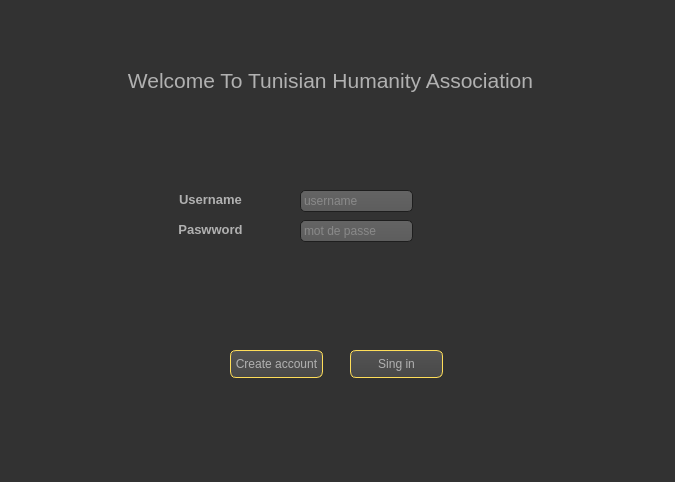
<?xml version="1.0" encoding="UTF-8"?>
<ui version="4.0">
 <class>Login</class>
 <widget class="QDialog" name="Login">
  <property name="geometry">
   <rect>
    <x>0</x>
    <y>0</y>
    <width>675</width>
    <height>482</height>
   </rect>
  </property>
  <property name="windowTitle">
   <string>Dialog</string>
  </property>
  <property name="styleSheet">
   <string notr="true">QToolTip
{
     border: 1px solid black;
     background-color: #ffa02f;
     padding: 1px;
     border-radius: 3px;
     opacity: 100;
}

QWidget
{
    color: #b1b1b1;
    background-color: #323232;
}

QWidget:item:hover
{
    background-color: QLinearGradient( x1: 0, y1: 0, x2: 0, y2: 1, stop: 0 #ffa02f, stop: 1 #ca0619);
    color: #ffde59;
}

QWidget:item:selected
{
    background-color: QLinearGradient( x1: 0, y1: 0, x2: 0, y2: 1, stop: 0 #ffde59, stop: 1 #ffde59);
}

QMenuBar::item
{
    background: transparent;
}

QMenuBar::item:selected
{
    background: transparent;
    border: 1px solid #ffaa00;
}

QMenuBar::item:pressed
{
    background: #ffde59;
    border: 1px solid #000;
    background-color: QLinearGradient(
        x1:0, y1:0,
        x2:0, y2:1,
        stop:1 #212121,
        stop:0.4 #343434/*,
        stop:0.2 #343434,
        stop:0.1 #ffaa00*/
    );
    margin-bottom:-1px;
    padding-bottom:1px;
}

QMenu
{
    border: 1px solid #000;
}

QMenu::item
{
    padding: 2px 20px 2px 20px;
}

QMenu::item:selected
{
    color: #000000;
}

QWidget:disabled
{
    color: #404040;
    background-color: #323232;
}

QAbstractItemView
{
    background-color: QLinearGradient( x1: 0, y1: 0, x2: 0, y2: 1, stop: 0 #4d4d4d, stop: 0.1 #646464, stop: 1 #5d5d5d);
}

QWidget:focus
{
    /*border: 2px solid QLinearGradient( x1: 0, y1: 0, x2: 0, y2: 1, stop: 0 #ffa02f, stop: 1 #d7801a);*/
}

QLineEdit
{
    background-color: QLinearGradient( x1: 0, y1: 0, x2: 0, y2: 1, stop: 0 #4d4d4d, stop: 0 #646464, stop: 1 #5d5d5d);
    padding: 1px;
    border-style: solid;
    border: 1px solid #1e1e1e;
    border-radius: 5;
}

QPushButton
{
    color: #b1b1b1;
    background-color: QLinearGradient( x1: 0, y1: 0, x2: 0, y2: 1, stop: 0 #565656, stop: 0.1 #525252, stop: 0.5 #4e4e4e, stop: 0.9 #4a4a4a, stop: 1 #464646);
    border-width: 1px;
    border-color: #ffde59;
    border-style: solid;
    border-radius: 6;
    padding: 3px;
    font-size: 12px;
    padding-left: 5px;
    padding-right: 5px;
}

QPushButton:pressed
{
    background-color: QLinearGradient( x1: 0, y1: 0, x2: 0, y2: 1, stop: 0 #2d2d2d, stop: 0.1 #2b2b2b, stop: 0.5 #292929, stop: 0.9 #282828, stop: 1 #252525);
}

QComboBox
{
    selection-background-color: #ffaa00;
    background-color: QLinearGradient( x1: 0, y1: 0, x2: 0, y2: 1, stop: 0 #565656, stop: 0.1 #525252, stop: 0.5 #4e4e4e, stop: 0.9 #4a4a4a, stop: 1 #464646);
    border-style: solid;
    border: 1px solid #1e1e1e;
    border-radius: 5;
}

QComboBox:hover,QPushButton:hover
{
    border: 2px solid QLinearGradient( x1: 0, y1: 0, x2: 0, y2: 1, stop: 0 #ffa02f, stop: 1 #d7801a);
}


QComboBox:on
{
    padding-top: 3px;
    padding-left: 4px;
    background-color: QLinearGradient( x1: 0, y1: 0, x2: 0, y2: 1, stop: 0 #2d2d2d, stop: 0.1 #2b2b2b, stop: 0.5 #292929, stop: 0.9 #282828, stop: 1 #252525);
    selection-background-color: #ffaa00;
}

QComboBox QAbstractItemView
{
    border: 2px solid darkgray;
    selection-background-color: QLinearGradient( x1: 0, y1: 0, x2: 0, y2: 1, stop: 0 #ffa02f, stop: 1 #d7801a);
}

QComboBox::drop-down
{
     subcontrol-origin: padding;
     subcontrol-position: top right;
     width: 15px;

     border-left-width: 0px;
     border-left-color: darkgray;
     border-left-style: solid; /* just a single line */
     border-top-right-radius: 3px; /* same radius as the QComboBox */
     border-bottom-right-radius: 3px;
 }

QComboBox::down-arrow
{
     image: url(:/down_arrow.png);
}

QGroupBox:focus
{
border: 2px solid QLinearGradient( x1: 0, y1: 0, x2: 0, y2: 1, stop: 0 #ffa02f, stop: 1 #d7801a);
}

QTextEdit:focus
{
    border: 2px solid QLinearGradient( x1: 0, y1: 0, x2: 0, y2: 1, stop: 0 #ffa02f, stop: 1 #d7801a);
}

QScrollBar:horizontal {
     border: 1px solid #222222;
     background: QLinearGradient( x1: 0, y1: 0, x2: 0, y2: 1, stop: 0.0 #ffde59, stop: 0.2 #ffde59, stop: 1 #ffde59);
     height: 7px;
     margin: 0px 16px 0 16px;
}

QScrollBar::handle:horizontal
{
      background: QLinearGradient( x1: 0, y1: 0, x2: 1, y2: 0, stop: 0 #ffde59, stop: 0.5 #ffde59, stop: 1 #ffde59);
      min-height: 20px;
      border-radius: 2px;
}

QScrollBar::add-line:horizontal {
      border: 1px solid #1b1b19;
      border-radius: 2px;
      background: QLinearGradient( x1: 0, y1: 0, x2: 1, y2: 0, stop: 0 #ffde59, stop: 1 #ffde59);
      width: 14px;
      subcontrol-position: right;
      subcontrol-origin: margin;
}

QScrollBar::sub-line:horizontal {
      border: 1px solid #1b1b19;
      border-radius: 2px;
      background: QLinearGradient( x1: 0, y1: 0, x2: 1, y2: 0, stop: 0 #ffa02f, stop: 1 #d7801a);
      width: 14px;
     subcontrol-position: left;
     subcontrol-origin: margin;
}

QScrollBar::right-arrow:horizontal, QScrollBar::left-arrow:horizontal
{
      border: 1px solid black;
      width: 1px;
      height: 1px;
      background: white;
}

QScrollBar::add-page:horizontal, QScrollBar::sub-page:horizontal
{
      background: none;
}

QScrollBar:vertical
{
      background: QLinearGradient( x1: 0, y1: 0, x2: 1, y2: 0, stop: 0.0 #ffde59, stop: 0.2 #282828, stop: 1 #484848);
      width: 7px;
      margin: 16px 0 16px 0;
      border: 1px solid #222222;
}

QScrollBar::handle:vertical
{
      background: QLinearGradient( x1: 0, y1: 0, x2: 0, y2: 1, stop: 0 #ffde59, stop: 0.5 #d7801a, stop: 1 #ffde59);
      min-height: 20px;
      border-radius: 2px;
}

QScrollBar::add-line:vertical
{
      border: 1px solid #1b1b19;
      border-radius: 2px;
      background: QLinearGradient( x1: 0, y1: 0, x2: 0, y2: 1, stop: 0 #ffde59, stop: 1 #ffde59);
      height: 14px;
      subcontrol-position: bottom;
      subcontrol-origin: margin;
}

QScrollBar::sub-line:vertical
{
      border: 1px solid #1b1b19;
      border-radius: 2px;
      background: QLinearGradient( x1: 0, y1: 0, x2: 0, y2: 1, stop: 0 #ffde59, stop: 1 #ffde59);
      height: 14px;
      subcontrol-position: top;
      subcontrol-origin: margin;
}

QScrollBar::up-arrow:vertical, QScrollBar::down-arrow:vertical
{
      border: 1px solid black;
      width: 1px;
      height: 1px;
      background: white;
}


QScrollBar::add-page:vertical, QScrollBar::sub-page:vertical
{
      background: none;
}

QTextEdit
{
    background-color: #242424;
}

QPlainTextEdit
{
    background-color: #242424;
}

QHeaderView::section
{
    background-color: QLinearGradient(x1:0, y1:0, x2:0, y2:1, stop:0 #616161, stop: 0.5 #505050, stop: 0.6 #434343, stop:1 #656565);
    color: white;
    padding-left: 4px;
    border: 1px solid #6c6c6c;
}

QCheckBox:disabled
{
color: #414141;
}

QDockWidget::title
{
    text-align: center;
    spacing: 3px; /* spacing between items in the tool bar */
    background-color: QLinearGradient(x1:0, y1:0, x2:0, y2:1, stop:0 #323232, stop: 0.5 #242424, stop:1 #323232);
}

QDockWidget::close-button, QDockWidget::float-button
{
    text-align: center;
    spacing: 1px; /* spacing between items in the tool bar */
    background-color: QLinearGradient(x1:0, y1:0, x2:0, y2:1, stop:0 #323232, stop: 0.5 #242424, stop:1 #323232);
}

QDockWidget::close-button:hover, QDockWidget::float-button:hover
{
    background: #242424;
}

QDockWidget::close-button:pressed, QDockWidget::float-button:pressed
{
    padding: 1px -1px -1px 1px;
}

QMainWindow::separator
{
    background-color: QLinearGradient(x1:0, y1:0, x2:0, y2:1, stop:0 #161616, stop: 0.5 #151515, stop: 0.6 #212121, stop:1 #343434);
    color: white;
    padding-left: 4px;
    border: 1px solid #4c4c4c;
    spacing: 3px; /* spacing between items in the tool bar */
}

QMainWindow::separator:hover
{

    background-color: QLinearGradient(x1:0, y1:0, x2:0, y2:1, stop:0 #d7801a, stop:0.5 #b56c17 stop:1 #ffa02f);
    color: white;
    padding-left: 4px;
    border: 1px solid #6c6c6c;
    spacing: 3px; /* spacing between items in the tool bar */
}

QToolBar::handle
{
     spacing: 3px; /* spacing between items in the tool bar */
     background: url(:/images/handle.png);
}

QMenu::separator
{
    height: 2px;
    background-color: QLinearGradient(x1:0, y1:0, x2:0, y2:1, stop:0 #161616, stop: 0.5 #151515, stop: 0.6 #212121, stop:1 #343434);
    color: white;
    padding-left: 4px;
    margin-left: 10px;
    margin-right: 5px;
}

QProgressBar
{
    border: 2px solid grey;
    border-radius: 5px;
    text-align: center;
}

QProgressBar::chunk
{
    background-color: #ffde59;
    width: 2.15px;
    margin: 0.5px;
}

QTabBar::tab {
    color: #ffde59;
    border: 1px solid #444;
    border-bottom-style: none;
    background-color: #323232;
    padding-left: 10px;
    padding-right: 10px;
    padding-top: 3px;
    padding-bottom: 2px;
    margin-right: -1px;
}

QTabWidget::pane {
    border: 1px solid #444;
    top: 1px;
}

QTabBar::tab:last
{
    margin-right: 0; /* the last selected tab has nothing to overlap with on the right */
    border-top-right-radius: 3px;
}

QTabBar::tab:first:!selected
{
 margin-left: 0px; /* the last selected tab has nothing to overlap with on the right */


    border-top-left-radius: 3px;
}

QTabBar::tab:!selected
{
    color: #ffffff;
    border-bottom-style: solid;
    margin-top: 3px;
    background-color: QLinearGradient(x1:0, y1:0, x2:0, y2:1, stop:1 #212121, stop:.4 #343434);
}

QTabBar::tab:selected
{
    border-top-left-radius: 3px;
    border-top-right-radius: 3px;
    margin-bottom: 0px;
}

QTabBar::tab:!selected:hover
{
    /*border-top: 2px solid #ffaa00;
    padding-bottom: 3px;*/
    border-top-left-radius: 3px;
    border-top-right-radius: 3px;
    background-color: QLinearGradient(x1:0, y1:0, x2:0, y2:1, stop:1 #212121, stop:0.4 #343434, stop:0.2 #343434, stop:0.1 #ffaa00);
}

QRadioButton::indicator:checked, QRadioButton::indicator:unchecked{
    color: #b1b1b1;
    background-color: #323232;
    border: 1px solid #b1b1b1;
    border-radius: 6px;
}

QRadioButton::indicator:checked
{
    background-color: qradialgradient(
        cx: 0.5, cy: 0.5,
        fx: 0.5, fy: 0.5,
        radius: 1.0,
        stop: 0.25 #ffaa00,
        stop: 0.3 #323232
    );
}

QCheckBox::indicator{
    color: #b1b1b1;
    background-color: #323232;
    border: 1px solid #b1b1b1;
    width: 9px;
    height: 9px;
}

QRadioButton::indicator
{
    border-radius: 6px;
}

QRadioButton::indicator:hover, QCheckBox::indicator:hover
{
    border: 1px solid #ffaa00;
}

QCheckBox::indicator:checked
{
    image:url(:/images/checkbox.png);
}

QCheckBox::indicator:disabled, QRadioButton::indicator:disabled
{
    border: 1px solid #444;}</string>
  </property>
  <widget class="QLineEdit" name="username">
   <property name="geometry">
    <rect>
     <x>300</x>
     <y>190</y>
     <width>113</width>
     <height>22</height>
    </rect>
   </property>
   <property name="maxLength">
    <number>32768</number>
   </property>
   <property name="placeholderText">
    <string>username</string>
   </property>
  </widget>
  <widget class="QLineEdit" name="password">
   <property name="geometry">
    <rect>
     <x>300</x>
     <y>220</y>
     <width>113</width>
     <height>22</height>
    </rect>
   </property>
   <property name="font">
    <font>
     <family>Nirmala UI</family>
    </font>
   </property>
   <property name="focusPolicy">
    <enum>Qt::WheelFocus</enum>
   </property>
   <property name="echoMode">
    <enum>QLineEdit::Password</enum>
   </property>
   <property name="dragEnabled">
    <bool>true</bool>
   </property>
   <property name="readOnly">
    <bool>false</bool>
   </property>
   <property name="placeholderText">
    <string>mot de passe</string>
   </property>
   <property name="clearButtonEnabled">
    <bool>true</bool>
   </property>
  </widget>
  <widget class="QLabel" name="label">
   <property name="geometry">
    <rect>
     <x>155</x>
     <y>190</y>
     <width>111</width>
     <height>20</height>
    </rect>
   </property>
   <property name="text">
    <string>&lt;html&gt;&lt;head/&gt;&lt;body&gt;&lt;p align=&quot;center&quot;&gt;&lt;span style=&quot; font-size:10pt; font-weight:600;&quot;&gt;Username&lt;/span&gt;&lt;/p&gt;&lt;/body&gt;&lt;/html&gt;</string>
   </property>
  </widget>
  <widget class="QLabel" name="label_2">
   <property name="geometry">
    <rect>
     <x>155</x>
     <y>220</y>
     <width>111</width>
     <height>20</height>
    </rect>
   </property>
   <property name="text">
    <string>&lt;html&gt;&lt;head/&gt;&lt;body&gt;&lt;p align=&quot;center&quot;&gt;&lt;span style=&quot; font-size:10pt; font-weight:600;&quot;&gt;Paswword&lt;/span&gt;&lt;/p&gt;&lt;/body&gt;&lt;/html&gt;</string>
   </property>
  </widget>
  <widget class="QPushButton" name="Create">
   <property name="geometry">
    <rect>
     <x>230</x>
     <y>350</y>
     <width>93</width>
     <height>28</height>
    </rect>
   </property>
   <property name="text">
    <string>Create account</string>
   </property>
  </widget>
  <widget class="QPushButton" name="singin">
   <property name="geometry">
    <rect>
     <x>350</x>
     <y>350</y>
     <width>93</width>
     <height>28</height>
    </rect>
   </property>
   <property name="text">
    <string>Sing in</string>
   </property>
  </widget>
  <widget class="QLabel" name="label_3">
   <property name="geometry">
    <rect>
     <x>50</x>
     <y>40</y>
     <width>561</width>
     <height>81</height>
    </rect>
   </property>
   <property name="text">
    <string>&lt;html&gt;&lt;head/&gt;&lt;body&gt;&lt;p align=&quot;center&quot;&gt;&lt;span style=&quot; font-size:16pt;&quot;&gt;Welcome To Tunisian Humanity Association&lt;/span&gt;&lt;/p&gt;&lt;/body&gt;&lt;/html&gt;</string>
   </property>
  </widget>
 </widget>
 <resources/>
 <connections/>
</ui>
